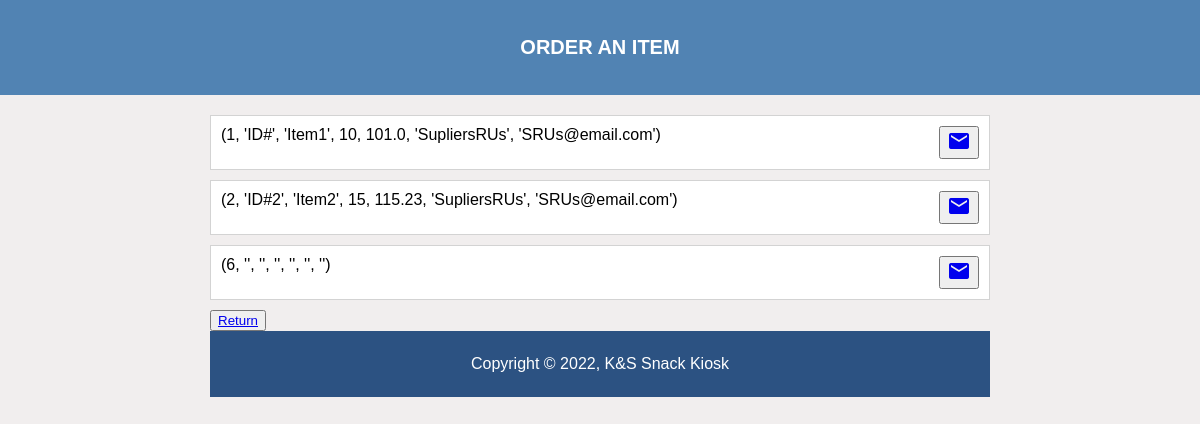
The app's page /orderitems, older data.
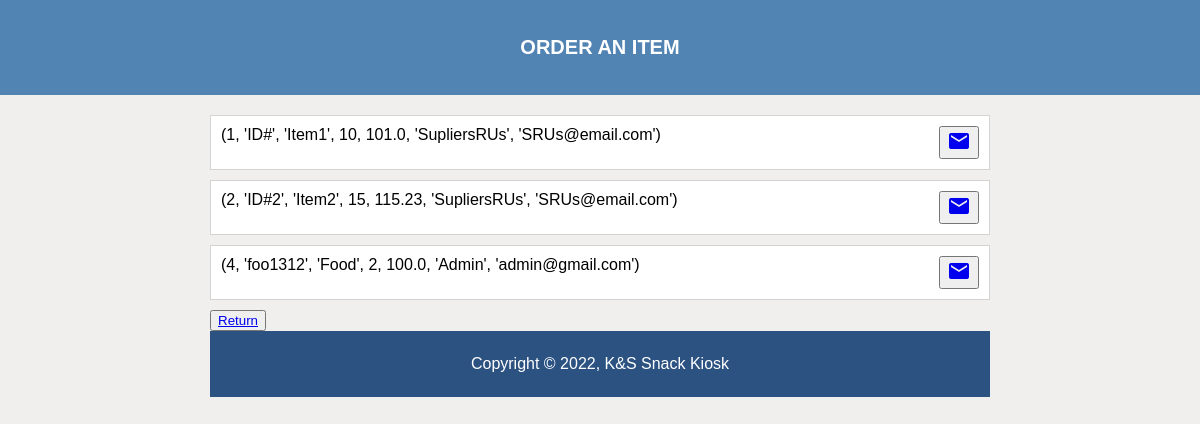
The same page, newer data.
### tables this page shows
CREATE TABLE items (
  ID INTEGER NOT NULL PRIMARY KEY AUTOINCREMENT,
  item_ID VARCHAR(45) NOT NULL,
  item_name VARCHAR(45),
  item_qty INTEGER NOT NULL,
  item_cost FLOAT NOT NULL,
  suplname VARCHAR(45),
  suplemail VARCHAR(45)
);

### L2Main.py (the view)
@app.route("/orderitems", methods=['GET', 'POST'])
def order():
  return render_template("L4Email.html", items=getAll())

### L2Main.py (called while the page is built)
def select (sql, data=[]):
  conn = sqlite3.connect(DB)
  cursor = conn.cursor()
  cursor.execute(sql, data)
  results = cursor.fetchall()
  conn.close()
  return results

def getAll ():
  return select("SELECT * FROM `items`")

### templates/L4Email.html (shortened to what this page needs)
{% extends 'L4Main.html' %}
{% block body %}
<h1>Order an Item</h1>
<div id="itemWrap">
  {% for item in items %}
    <div  id="itemList" class="row">
        <div style="width: 100%">{{item}}</div>
        <div ><button><a href = "/email{{ item[6] }}" onclick="return confirm('Are you sure?')" ><i class="mi">mail</i></a></button></div>
    </div>
  {% endfor %}
  <button><a href = "/"> Return </a></button>
{% endblock %}
{%block foot%}
  <p>Copyright &copy; 2022, K&S Snack Kiosk</p>
{% endblock %}

Row changes from the older to the newer data that the page shows:
removed items: item "(6, '', '', '', '', '', '')"
added items: item "(4, 'foo1312', 'Food', 2, 100.0, 'Admin', 'admin@gmail.com')"
